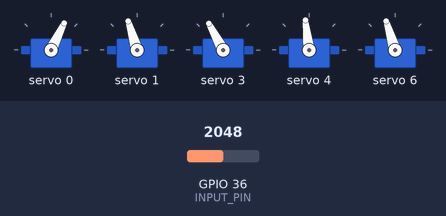
The sketch below on a simulated ESP32. Shown: 5 × servo. The inputs (shaded band) are chosen by the test bench; at power-on: GPIO 36 (INPUT_PIN) = 2048. What the sketch prints to the serial monitor is not drawn.

Above: at 1.2 s.
1.3 s: GPIO 36 (INPUT_PIN) set to 2866
At 1.64 s:
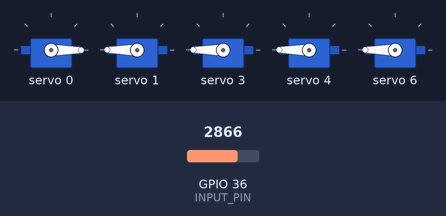
4.3 s: GPIO 36 (INPUT_PIN) set to 3738
5.9 s: GPIO 36 (INPUT_PIN) set to 3801
7.4 s: GPIO 36 (INPUT_PIN) set to 2910
8.9 s: GPIO 36 (INPUT_PIN) set to 2866
10.4 s: GPIO 36 (INPUT_PIN) set to 4095
At 11.7 s:
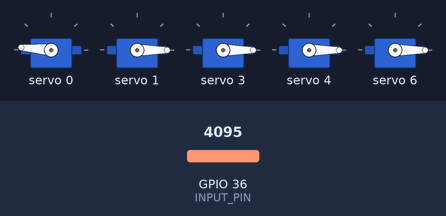
At 13.5 s:
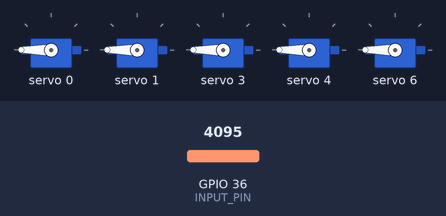
Timing chart, 0 to 14.4 s (numbered marks = the images above; inputs shaded):
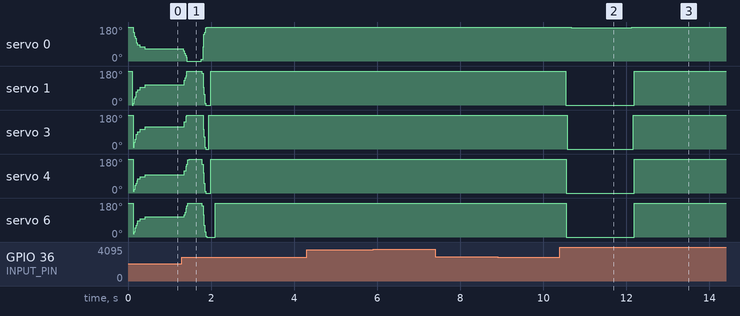

Measured:
- after the input at 10.4 s, servo 0: 180° → 175° after 0.28 s, → 180° 1.5 s later; servo 1: 180° → 0° after 0.14 s, → 180° 1.6 s later; servo 3: 180° → 0° after 0.17 s, → 180° 1.6 s later; servo 4, servo 6: 180° → 0° after 0.15 s, → 180° 1.6 s later

The sketch:

ServoControl.ino
```cpp
#if defined(ESP32)
  #include <ESP32Servo.h>
#else
  #include <Servo.h>
#endif
#include <Wire.h>
#include <Adafruit_PWMServoDriver.h>

Adafruit_PWMServoDriver pwm = Adafruit_PWMServoDriver();

#define SAMPLE_RATE 500
#define BAUD_RATE 115200
#define INPUT_PIN A0
#define BUFFER_SIZE 128
//#define SERVO_PIN 9
#define EMG_MIN 30
#define EMG_MAX 60
#define SERVOMIN 250  // this is the 'minimum' pulse length count (out of 4096)
#define SERVOMAX 600  // this is the 'maximum' pulse length count (out of 4096)

// our servo # counter
uint8_t servonum = 0;

int circular_buffer[BUFFER_SIZE];
int data_index, sum;

//Servo servo;

void setup() {
	// Serial connection begin
	Serial.begin(BAUD_RATE);
  Serial.println("5 channel Servo test!");
  pwm.begin();
  pwm.setPWMFreq(60);  // Analog servos run at ~60 Hz updates
  delay(10);
  // Attach servo
  //servo.attach(SERVO_PIN);
}

void loop() {
	// Calculate elapsed time
	static unsigned long past = 0;
	unsigned long present = micros();
	unsigned long interval = present - past;
	past = present;

	// Run timer
	static long timer = 0;
	timer -= interval;

	// Sample and get envelop
	if(timer < 0) {
		timer += 1000000 / SAMPLE_RATE;
		int sensor_value = analogRead(INPUT_PIN);
		int signal = EMGFilter(sensor_value);
		int envelop = getEnvelop(abs(signal));
    int servo_position[5];
    servo_position[0] = map(envelop, EMG_MIN, EMG_MAX, 550, 125);
    servo_position[1] = map(envelop, EMG_MIN, EMG_MAX, 125, 590);
    servo_position[2] = map(envelop, EMG_MIN, EMG_MAX, 125, 640);
    servo_position[3] = map(envelop, EMG_MIN, EMG_MAX, 125, 550);
    servo_position[4] = map(envelop, EMG_MIN, EMG_MAX, 145, 580);

    //servo.write(servo_position);
    Palm(servo_position[0],servo_position[1],servo_position[2],servo_position[3],servo_position[4]);
		for(int i=1;i<=5;i++){
    Serial.print(signal);
		Serial.print(",");
    Serial.println(servo_position[i-1]);

  }
	}
}

// Envelop detection algorithm
int getEnvelop(int abs_emg){
	sum -= circular_buffer[data_index];
	sum += abs_emg;
	circular_buffer[data_index] = abs_emg;
	data_index = (data_index + 1) % BUFFER_SIZE;
	return (sum/BUFFER_SIZE) * 2;
}


void Palm(int p,int r,int m,int i,int t) {
  pwm.setPWM(0, 0, p);
  delay(2);
  pwm.setPWM(1, 0, r);
  delay(2);
  pwm.setPWM(3, 0, m);
  delay(2);
  pwm.setPWM(4, 0, i);
  delay(2);
  pwm.setPWM(6, 0, t);
  delay(2);
}

// Band-Pass Butterworth IIR digital filter, generated using filter_gen.py.
// Sampling rate: 500.0 Hz, frequency: [74.5, 149.5] Hz.
// Filter is order 4, implemented as second-order sections (biquads).
// Reference:
// https://docs.scipy.org/doc/scipy/reference/generated/scipy.signal.butter.html
// https://courses.ideate.cmu.edu/16-223/f2020/Arduino/FilterDemos/filter_gen.py
float EMGFilter(float input)
{
  float output = input;
  {
    static float z1, z2; // filter section state
    float x = output - 0.05159732*z1 - 0.36347401*z2;
    output = 0.01856301*x + 0.03712602*z1 + 0.01856301*z2;
    z2 = z1;
    z1 = x;
  }
  {
    static float z1, z2; // filter section state
    float x = output - -0.53945795*z1 - 0.39764934*z2;
    output = 1.00000000*x + -2.00000000*z1 + 1.00000000*z2;
    z2 = z1;
    z1 = x;
  }
  {
    static float z1, z2; // filter section state
    float x = output - 0.47319594*z1 - 0.70744137*z2;
    output = 1.00000000*x + 2.00000000*z1 + 1.00000000*z2;
    z2 = z1;
    z1 = x;
  }
  {
    static float z1, z2; // filter section state
    float x = output - -1.00211112*z1 - 0.74520226*z2;
    output = 1.00000000*x + -2.00000000*z1 + 1.00000000*z2;
    z2 = z1;
    z1 = x;
  }
  return output;
}
```
